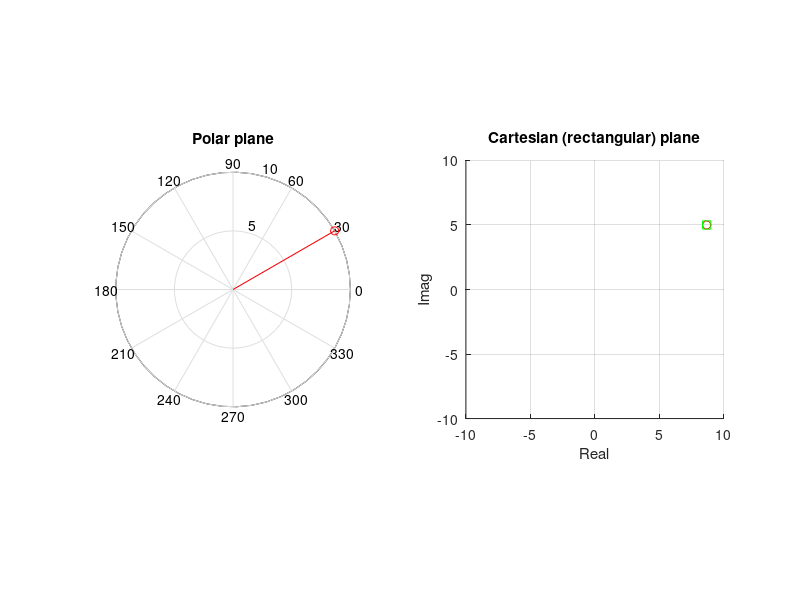

MATLAB code for this plot:
%% Euler's formula
% formula: M * e^(i*k) = M (cos(k) + i*sin(k))
% i : the imagery operator. square root of i is -1
% k : angle with respect to the positive real axis (phase)
% M : length or distance from the origin (magnitude)
% this formula describe a vector in a complex (polar) plane.
% will be very useful later on interpreting fourier coefficients.
M = 10;
k = pi/6;

meik = M*exp(1i*k);

%plot on polar plane
figure, clf
subplot(121)
polar([0 k],[0 M],'r'), hold on
polar(k, M,'ro')
title('Polar plane')

%plot on complex plane
subplot(122), hold on
plot(meik,'ro')
plot(real(meik),imag(meik),'gs')
axis([-1 1 -1 1]*abs(meik))
axis square
xlabel('Real'), ylabel('Imag')
grid on
title('Cartesian (rectangular) plane')